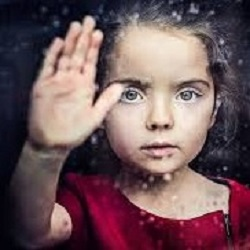
#> input picture images/child.jpg, 250 x 250 px
$ python Transform.py
#> lines starting #> are read from the running program, lines starting #| are printed output that depends on the picture
import numpy as np
import cv2
import matplotlib.pylab as plt

# Read the image using imread function
img = cv2.imread("images/child.jpg")
#> img is the input picture: shape (250, 250, 3); mean B, G, R 90.6, 86.2, 111.6
img = cv2.cvtColor(img, cv2.COLOR_BGR2RGB)

plt.axis('off')

plt.subplot(231)
plt.imshow(img)
plt.title('Original')

rows, cols, dim = img.shape
#> rows = 250; cols = 250; dim = 3

# Transform image
M = np.float32([[1, 0, 40], # M: transformation matrix
                [0, 1, 40],
                [0, 0, 1]])

transformImage = cv2.warpPerspective(img, M, (cols, rows))
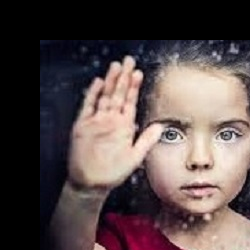
#> transformImage: shape (250, 250, 3); mean R, G, B 88.5, 74.9, 74.4
plt.subplot(232)
plt.imshow(transformImage)
plt.title('Transform')

# Scaling
M = np.float32([[1.2, 0, 0], # M: transformation matrix
                [0, 1.2, 0],
                [0, 0, 1]])

scaleImage = cv2.warpPerspective(img, M, (cols, rows))
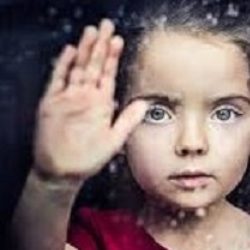
#> scaleImage: shape (250, 250, 3); mean R, G, B 125.6, 106.5, 105.7
plt.subplot(233)
plt.imshow(scaleImage)
plt.title('Scaling')

# X-Axis Shearing
M = np.float32([[1, 0.6, 0], # M: transformation matrix
                [0, 1, 0],
                [0, 0, 1]])

shearing = cv2.warpPerspective(img, M, (cols, rows))
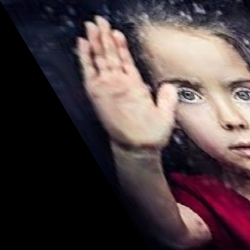
#> shearing: shape (250, 250, 3); mean R, G, B 77.7, 63.8, 65.6
plt.subplot(234)
plt.imshow(shearing)
plt.title('X-Axis Shearing')

# X-Axis Reflection
M = np.float32([[1, 0, 0], # M: transformation matrix
                [0, -1 , rows],
                [0, 0, 1]])
#> M = [[1, 0, 0], [0, -1, 250], [0, 0, 1]]

reflection = cv2.warpPerspective(img, M, (cols, rows))
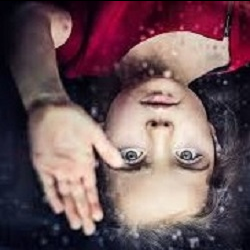
#> reflection: shape (250, 250, 3); mean R, G, B 111.5, 86.1, 90.4
plt.subplot(235)
plt.imshow(reflection)
plt.title('X-Axis Reflection')

# Y-Axis Reflection
M = np.float32([[-1, 0, cols], # M: transformation matrix
                [0, 1 , 0],
                [0, 0, 1]])
#> M = [[-1, 0, 250], [0, 1, 0], [0, 0, 1]]

reflectionY = cv2.warpPerspective(img, M, (cols, rows))
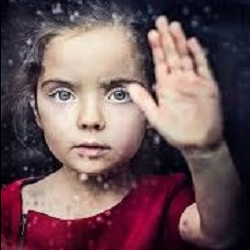
#> reflectionY: shape (250, 250, 3); mean R, G, B 111.5, 86.1, 90.5
plt.subplot(236)
plt.imshow(reflectionY)
plt.title('Y-Axis Reflection')

plt.show()

$ run again, with images/img1.jpg copied over images/child.jpg
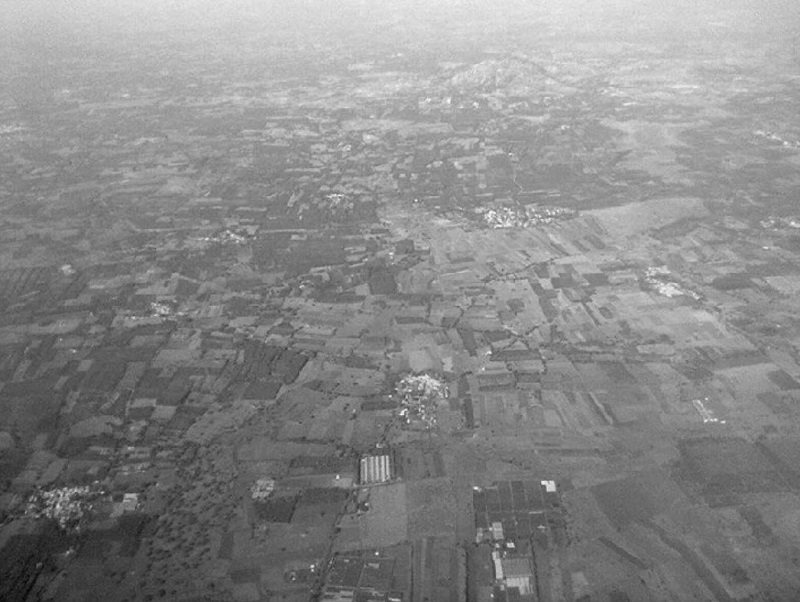
#> input picture images/img1.jpg, 800 x 602 px
#> img is the input picture: shape (602, 800, 3); min 0, max 251, mean 136.7
#> `reflection = cv2.warpPerspective(img, M, (cols, rows))`:
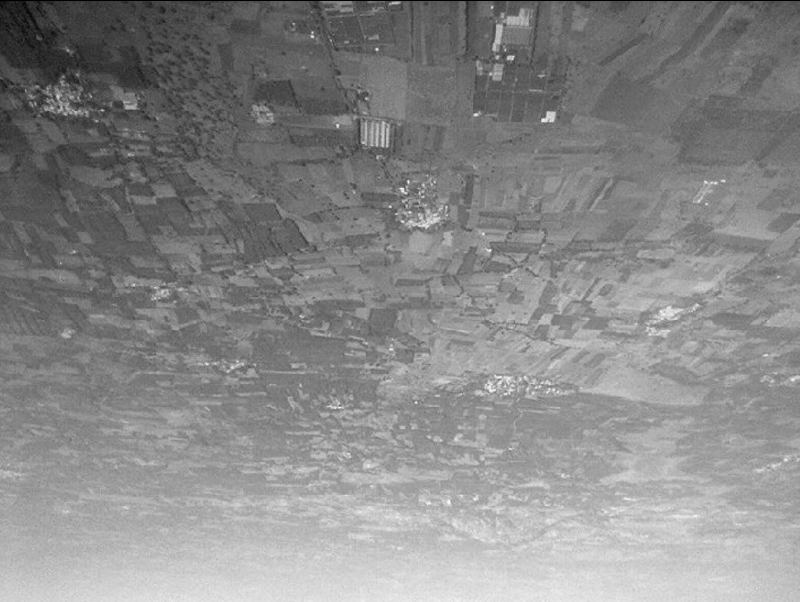
#> reflection: shape (602, 800, 3); min 0, max 251, mean 136.3
#> `reflectionY = cv2.warpPerspective(img, M, (cols, rows))`:
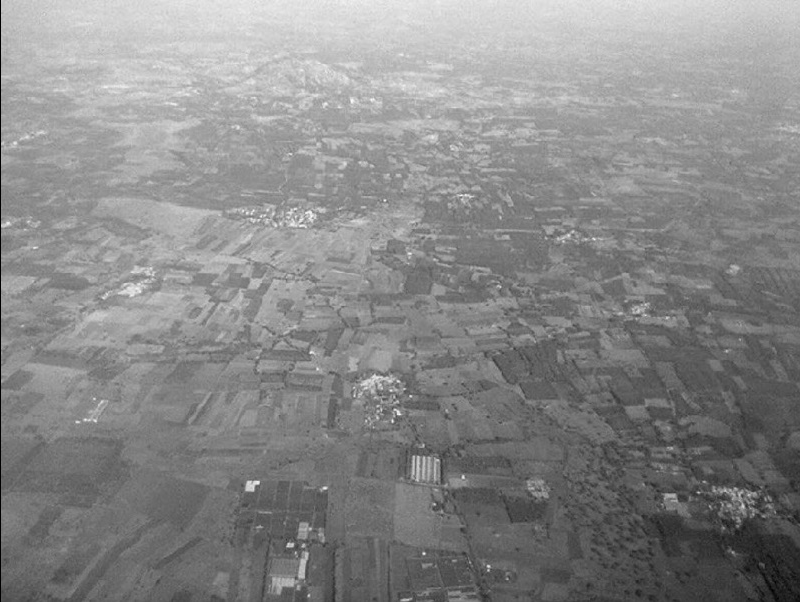
#> reflectionY: shape (602, 800, 3); min 0, max 251, mean 136.6
